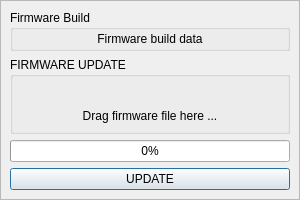
<?xml version="1.0" encoding="UTF-8"?>
<ui version="4.0">
 <class>fw_update_dialog</class>
 <widget class="QDialog" name="fw_update_dialog">
  <property name="geometry">
   <rect>
    <x>0</x>
    <y>0</y>
    <width>300</width>
    <height>200</height>
   </rect>
  </property>
  <property name="minimumSize">
   <size>
    <width>300</width>
    <height>200</height>
   </size>
  </property>
  <property name="maximumSize">
   <size>
    <width>300</width>
    <height>200</height>
   </size>
  </property>
  <property name="windowTitle">
   <string>Firmware Update</string>
  </property>
  <property name="windowIcon">
   <iconset resource="resources.qrc">
    <normaloff>:/resources/download.png</normaloff>:/resources/download.png</iconset>
  </property>
  <layout class="QVBoxLayout" name="verticalLayout">
   <property name="spacing">
    <number>0</number>
   </property>
   <property name="leftMargin">
    <number>0</number>
   </property>
   <property name="topMargin">
    <number>0</number>
   </property>
   <property name="rightMargin">
    <number>0</number>
   </property>
   <property name="bottomMargin">
    <number>0</number>
   </property>
   <item>
    <widget class="QFrame" name="frame">
     <property name="frameShape">
      <enum>QFrame::StyledPanel</enum>
     </property>
     <property name="frameShadow">
      <enum>QFrame::Raised</enum>
     </property>
     <layout class="QVBoxLayout" name="verticalLayout_2">
      <item>
       <widget class="QGroupBox" name="groupBox_2">
        <property name="title">
         <string>Firmware Build</string>
        </property>
        <layout class="QVBoxLayout" name="verticalLayout_4">
         <property name="spacing">
          <number>2</number>
         </property>
         <property name="leftMargin">
          <number>2</number>
         </property>
         <property name="topMargin">
          <number>2</number>
         </property>
         <property name="rightMargin">
          <number>2</number>
         </property>
         <property name="bottomMargin">
          <number>2</number>
         </property>
         <item>
          <widget class="QLabel" name="label_fw_build">
           <property name="text">
            <string>Firmware build data</string>
           </property>
           <property name="alignment">
            <set>Qt::AlignCenter</set>
           </property>
          </widget>
         </item>
        </layout>
       </widget>
      </item>
      <item>
       <widget class="QGroupBox" name="groupBox">
        <property name="title">
         <string>FIRMWARE UPDATE</string>
        </property>
        <layout class="QVBoxLayout" name="verticalLayout_3">
         <item>
          <widget class="QLabel" name="label_BIN_PIXMAP">
           <property name="contextMenuPolicy">
            <enum>Qt::CustomContextMenu</enum>
           </property>
           <property name="text">
            <string/>
           </property>
           <property name="alignment">
            <set>Qt::AlignCenter</set>
           </property>
          </widget>
         </item>
         <item>
          <widget class="QLabel" name="label_BIN_NAME">
           <property name="minimumSize">
            <size>
             <width>0</width>
             <height>20</height>
            </size>
           </property>
           <property name="maximumSize">
            <size>
             <width>16777215</width>
             <height>20</height>
            </size>
           </property>
           <property name="text">
            <string>Drag firmware file here ...</string>
           </property>
           <property name="alignment">
            <set>Qt::AlignCenter</set>
           </property>
          </widget>
         </item>
        </layout>
       </widget>
      </item>
      <item>
       <widget class="QProgressBar" name="progressBar">
        <property name="value">
         <number>0</number>
        </property>
        <property name="alignment">
         <set>Qt::AlignCenter</set>
        </property>
       </widget>
      </item>
      <item>
       <widget class="QPushButton" name="pushButton_UPDATE">
        <property name="text">
         <string>UPDATE</string>
        </property>
       </widget>
      </item>
     </layout>
    </widget>
   </item>
  </layout>
 </widget>
 <resources>
  <include location="resources.qrc"/>
 </resources>
 <connections/>
</ui>
